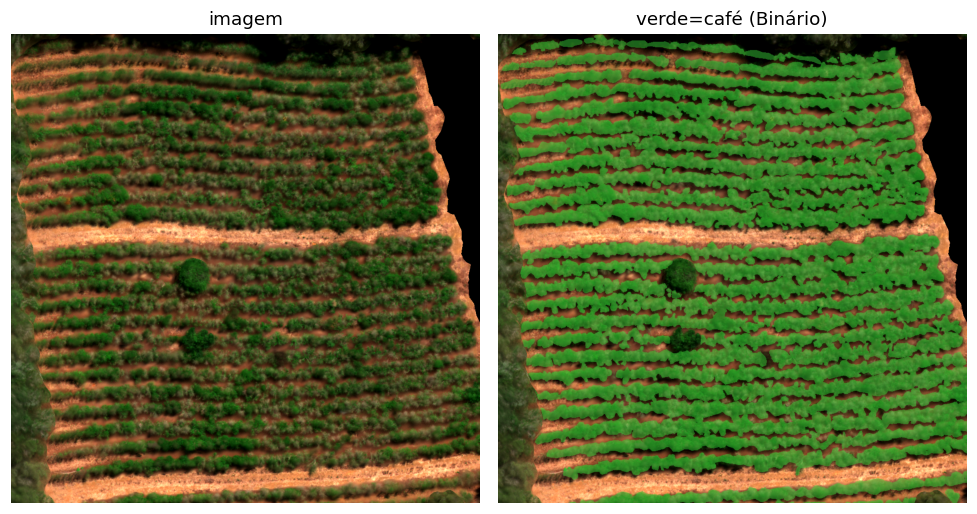
#> input picture data_preparation/dataset_1024_final_cluster/images/test/overlay_test_000.png, 977 x 514 px; its folder holds only this picture in this run
$ jupyter execute --allow-errors vizualizador_dataset_semantico.ipynb
#> lines starting #> are read from the running program, lines starting #| are printed output that depends on the picture; after the words box and inside, x2 and y2 are one past the last pixel; in counts of white or black regions, pixels touching at a corner belong together
[cell 1]
"""
============================================================
 Verificação visual de MÁSCARAS SEMÂNTICAS PNG (YOLO26 sem)
============================================================
Lê o dataset no formato semântico PNG:

    dataset/
    images/{train,val,test}/*.png
    masks/{train,val,test}/*.png   (0=fundo, 1=cafe)

Para cada amostra plota 3 painéis: imagem | máscara colorida |
overlay, com a % de cada classe. Detecta automaticamente:
  - valores inesperados na máscara (≠ 0/1/255)
  - tiles "_BG" que contenham café (negativo contaminado)
  - desbalanceamento café vs fundo

============================================================
"""

import random
from pathlib import Path

import matplotlib.patches as mpatches
import matplotlib.pyplot as plt
import numpy as np
from PIL import Image


# Valores do class-map
FUNDO, CAFE, IGNORE = 0, 1, 255

# Cores do overlay
COR_CAFE   = np.array([60, 220, 60], dtype=np.float32)    # verde
COR_IGNORE = np.array([220, 60, 60], dtype=np.float32)    # vermelho
ALPHA = 0.45


# ============================================================
# IO
# ============================================================
def carregar_imagem(img_path: Path) -> np.ndarray:
    return np.array(Image.open(img_path).convert("RGB"))

def carregar_mascara(mask_path: Path) -> np.ndarray:
    if not mask_path.exists():
        return None
    return np.array(Image.open(mask_path).convert("L"))

def amostrar_tiles(dataset_root: Path, split: str, n: int, rng: random.Random):
    img_dir = dataset_root / "images" / split
    msk_dir = dataset_root / "masks"  / split
    if not img_dir.exists():
        return []
    imagens = sorted(img_dir.glob("*.png"))
    if not imagens:
        return []
    n = min(n, len(imagens))
    escolhidas = rng.sample(imagens, n)
    return [(p, msk_dir / f"{p.stem}.png") for p in escolhidas]


# ============================================================
# ANÁLISE
# ============================================================
def estatisticas_mascara(mask: np.ndarray) -> dict:
    total = mask.size
    n_cafe   = int((mask == CAFE).sum())
    n_fundo  = int((mask == FUNDO).sum())
    n_ignore = int((mask == IGNORE).sum())
    valores_inesperados = sorted(set(np.unique(mask).tolist()) - {FUNDO, CAFE, IGNORE})
    n_valido = n_cafe + n_fundo
    return {
        "pct_cafe": 100 * n_cafe / total,
        "pct_fundo": 100 * n_fundo / total,
        "pct_ignore": 100 * n_ignore / total,
        # taxa de café DENTRO da área supervisionada (exclui ignore)
        "pct_cafe_valido": (100 * n_cafe / n_valido) if n_valido else 0.0,
        "valores_inesperados": valores_inesperados,
        "n_cafe": n_cafe,
    }


def construir_overlay(img: np.ndarray, mask: np.ndarray) -> np.ndarray:
    over = img.astype(np.float32)
    cafe = (mask == CAFE)
    ign  = (mask == IGNORE)
    over[cafe] = (1 - ALPHA) * over[cafe] + ALPHA * COR_CAFE
    over[ign]  = (1 - ALPHA) * over[ign]  + ALPHA * COR_IGNORE
    return over.clip(0, 255).astype(np.uint8)


def construir_mascara_colorida(mask: np.ndarray) -> np.ndarray:
    H, W = mask.shape
    out = np.zeros((H, W, 3), dtype=np.uint8)
    out[mask == FUNDO]  = (40, 40, 40)      # cinza escuro
    out[mask == CAFE]   = (60, 220, 60)     # verde
    out[mask == IGNORE] = (220, 60, 60)     # vermelho
    return out


# ============================================================
# PLOT
# ============================================================
def desenhar_amostra(axes_linha, img_path: Path, mask_path: Path, split: str):
    img = carregar_imagem(img_path)
    mask = carregar_mascara(mask_path)
    eh_bg = "_BG" in img_path.stem

    ax_img, ax_msk, ax_over = axes_linha
    ax_img.imshow(img); ax_img.set_xticks([]); ax_img.set_yticks([])
    ax_img.set_title(f"{split} | {img_path.name}", fontsize=8)

    if mask is None:
        for a in (ax_msk, ax_over):
            a.text(0.5, 0.5, "máscara\nausente", ha="center", va="center",
                   color="red", transform=a.transAxes)
            a.set_xticks([]); a.set_yticks([])
        return None

    if mask.shape != img.shape[:2]:
        aviso = f"shape máscara {mask.shape} != imagem {img.shape[:2]}"
    else:
        aviso = None

    st = estatisticas_mascara(mask)

    ax_msk.imshow(construir_mascara_colorida(mask))
    ax_msk.set_xticks([]); ax_msk.set_yticks([])
    ax_msk.set_title(
        f"café={st['pct_cafe']:.1f}%  fundo={st['pct_fundo']:.1f}%  ign={st['pct_ignore']:.1f}%",
        fontsize=8)

    ax_over.imshow(construir_overlay(img, mask))
    ax_over.set_xticks([]); ax_over.set_yticks([])
    titulo_over = f"café/válido = {st['pct_cafe_valido']:.1f}%"

    # ---- flags de problema ----
    flags = []
    if st["valores_inesperados"]:
        flags.append(f"VALORES ESTRANHOS {st['valores_inesperados']}")
    if eh_bg and st["n_cafe"] > 0:
        flags.append(f"BG COM CAFÉ ({st['n_cafe']}px)")
    if aviso:
        flags.append(aviso)
    if flags:
        ax_over.set_title(titulo_over + "\n⚠ " + " | ".join(flags),
                          fontsize=8, color="red")
        for spine in ax_over.spines.values():
            spine.set_edgecolor("red"); spine.set_linewidth(3)
    else:
        ax_over.set_title(titulo_over, fontsize=8)

    return st


def plotar_amostras(dataset_root: str,
                    splits=("train", "val", "test"),
                    n_por_split: int = 2,
                    seed=None,
                    salvar_em: str = "verificacao_mascaras_semanticas.png"):
    rng = random.Random(seed)
    root = Path(dataset_root)

    amostras = []
    for s in splits:
        for par in amostrar_tiles(root, s, n_por_split, rng):
            amostras.append((s, *par))

    if not amostras:
        print("Nenhum tile encontrado.")
        return None

    n = len(amostras)
    fig, axes = plt.subplots(n, 3, figsize=(13, 4.2 * n), squeeze=False)

    resumo = {s: [] for s in splits}
    for i, (split, img_path, mask_path) in enumerate(amostras):
        st = desenhar_amostra(axes[i], img_path, mask_path, split)
#> in carregar_mascara, `return np.array(Image.open(mask_path).convert("L"))`:
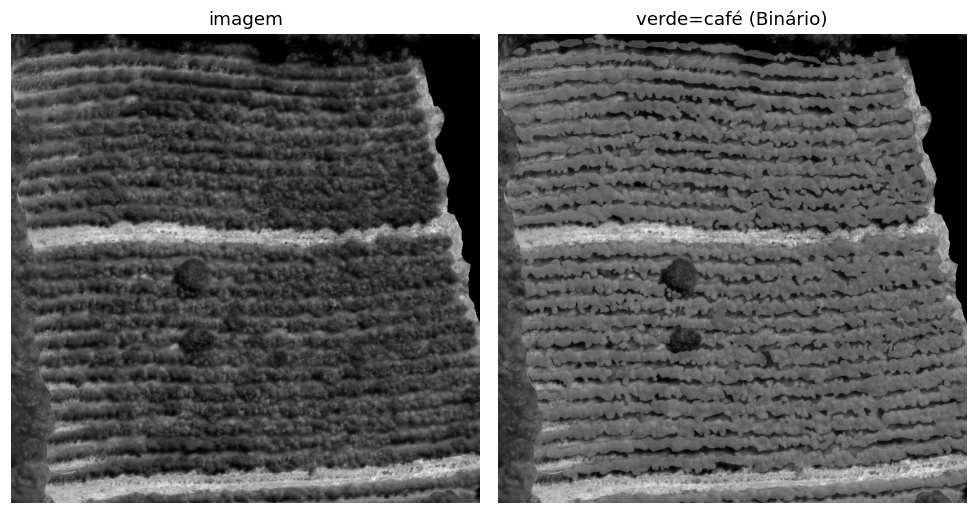
#> returned value: shape (514, 977); min 0, max 255, mean 99.8
#> in estatisticas_mascara, `n_cafe   = int((mask == CAFE).sum())`: n_cafe = 983
#> in estatisticas_mascara, `n_fundo  = int((mask == FUNDO).sum())`: n_fundo = 22866
#> in estatisticas_mascara, `n_ignore = int((mask == IGNORE).sum())`: n_ignore = 60602
#> in estatisticas_mascara, `valores_inesperados = sorted(set(np.unique(mask).tolist()) - {FUNDO, C..`: valores_inesperados = 252 values from 2 to 254
#> in estatisticas_mascara, `n_valido = n_cafe + n_fundo`: n_valido = 23849
#> in desenhar_amostra, `st = estatisticas_mascara(mask)`: st = 6 items
#> in construir_overlay, `cafe = (mask == CAFE)`:
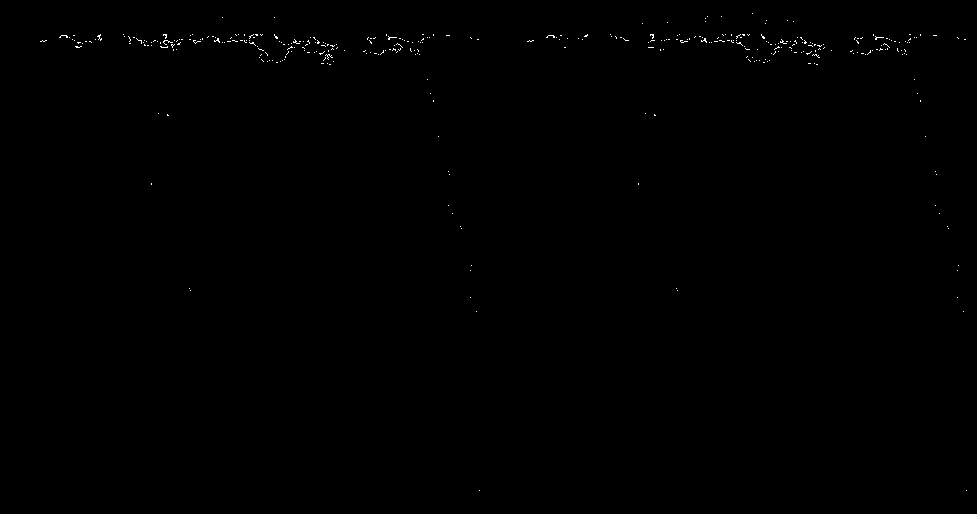
#> cafe: shape (514, 977) bool; 0.2% white in thin lines or dots, all inside (x1, y1, x2, y2) = (40, 13, 967, 491)
#> in construir_overlay, `ign  = (mask == IGNORE)`:
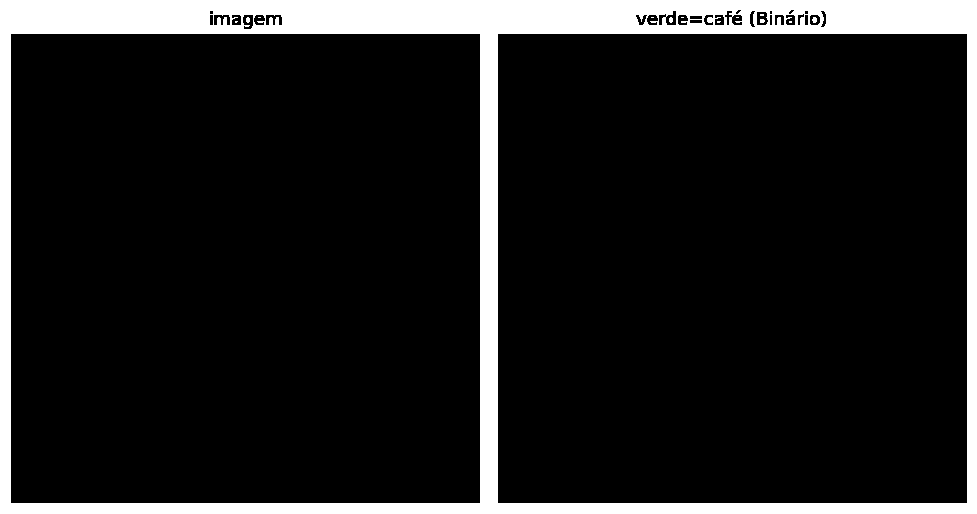
#> ign: shape (514, 977) bool; 12.1% white; 13 white regions (9 under 20 px), largest, box (x1, y1, x2, y2) and area: (0, 0, 977, 514) 60482, (812, 17, 817, 23) 24, (246, 17, 250, 23) 20, (669, 17, 673, 23) 20
#> in construir_overlay, `over[ign]  = (1 - ALPHA) * over[ign]  + ALPHA * COR_IGNORE`:
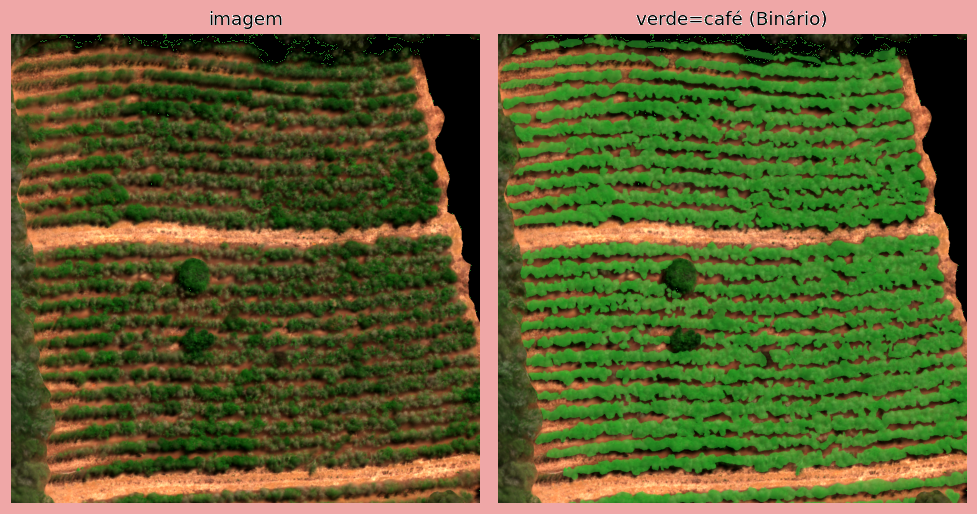
#> over: shape (514, 977, 3) float32; mean R, G, B 97, 97.2, 51.7
#> in desenhar_amostra, `titulo_over = f"café/válido = {st['pct_cafe_valido']:.1f}%"`: titulo_over = 'café/válido = 4.1%'
#> st = 6 items
        if st is not None:
            resumo[split].append(st["pct_cafe_valido"])

    # cabeçalho das colunas
    for ax, t in zip(axes[0], ("imagem", "máscara (verde=café · cinza=fundo · vermelho=ignore)", "overlay")):
        ax.annotate(t, xy=(0.5, 1.18), xycoords="axes fraction",
                    ha="center", fontsize=10, fontweight="bold")

    handles = [
        mpatches.Patch(color="#3CDC3C", label="café (1)"),
        mpatches.Patch(color="#282828", label="fundo (0)"),
        mpatches.Patch(color="#DC3C3C", label="ignore (255)"),
    ]
    fig.legend(handles=handles, loc="lower center", ncol=3,
               bbox_to_anchor=(0.5, -0.005), frameon=False, fontsize=10)

    fig.suptitle(f"Verificação de máscaras semânticas — seed={seed}",
                 fontsize=12, fontweight="bold")
    plt.tight_layout(rect=[0, 0.02, 1, 0.97])

    out = Path(salvar_em)
    #plt.savefig(out, dpi=120, bbox_inches="tight")
    #print(f"Figura salva em: {out.resolve()}")

    # resumo no console
    print("\n=== café/válido médio por split (amostra) ===")
    for s in splits:
        if resumo[s]:
            print(f"  {s:<5}: {np.mean(resumo[s]):.1f}%  (n={len(resumo[s])})")
    plt.show()
    return fig
